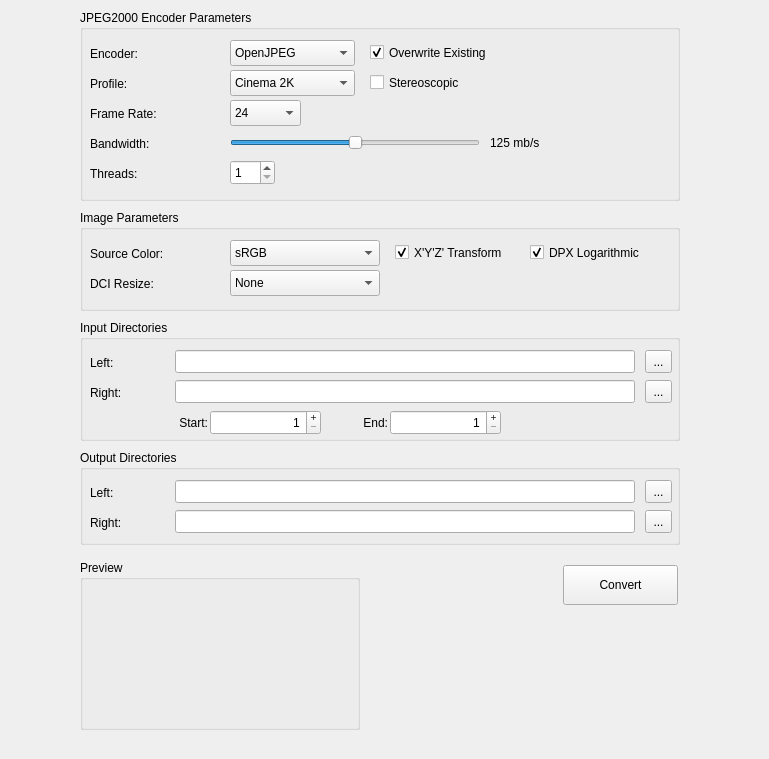
        <widget class="QWidget" name="j2kTab">
         <attribute name="title">
          <string notr="true">JPEG2000</string>
         </attribute>
         <widget class="QWidget" name="widget" native="true">
          <property name="geometry">
           <rect>
            <x>0</x>
            <y>0</y>
            <width>760</width>
            <height>750</height>
           </rect>
          </property>
          <widget class="QGroupBox" name="inputGroupBox">
           <property name="geometry">
            <rect>
             <x>80</x>
             <y>320</y>
             <width>600</width>
             <height>121</height>
            </rect>
           </property>
           <property name="title">
            <string>Input Directories</string>
           </property>
           <widget class="QLabel" name="inImageLeft">
            <property name="geometry">
             <rect>
              <x>10</x>
              <y>30</y>
              <width>80</width>
              <height>25</height>
             </rect>
            </property>
            <property name="sizePolicy">
             <sizepolicy hsizetype="Preferred" vsizetype="Fixed">
              <horstretch>0</horstretch>
              <verstretch>25</verstretch>
             </sizepolicy>
            </property>
            <property name="minimumSize">
             <size>
              <width>0</width>
              <height>25</height>
             </size>
            </property>
            <property name="text">
             <string>Left:</string>
            </property>
           </widget>
           <widget class="QLineEdit" name="inImageLeftEdit">
            <property name="geometry">
             <rect>
              <x>95</x>
              <y>30</y>
              <width>460</width>
              <height>23</height>
             </rect>
            </property>
            <property name="sizePolicy">
             <sizepolicy hsizetype="Expanding" vsizetype="Fixed">
              <horstretch>0</horstretch>
              <verstretch>25</verstretch>
             </sizepolicy>
            </property>
            <property name="readOnly">
             <bool>true</bool>
            </property>
           </widget>
           <widget class="QToolButton" name="inImageLeftButton">
            <property name="geometry">
             <rect>
              <x>565</x>
              <y>30</y>
              <width>27</width>
              <height>23</height>
             </rect>
            </property>
            <property name="sizePolicy">
             <sizepolicy hsizetype="Fixed" vsizetype="Fixed">
              <horstretch>27</horstretch>
              <verstretch>25</verstretch>
             </sizepolicy>
            </property>
            <property name="text">
             <string notr="true">...</string>
            </property>
           </widget>
           <widget class="QLabel" name="inImageRight">
            <property name="geometry">
             <rect>
              <x>10</x>
              <y>60</y>
              <width>80</width>
              <height>25</height>
             </rect>
            </property>
            <property name="sizePolicy">
             <sizepolicy hsizetype="Preferred" vsizetype="Fixed">
              <horstretch>0</horstretch>
              <verstretch>25</verstretch>
             </sizepolicy>
            </property>
            <property name="minimumSize">
             <size>
              <width>0</width>
              <height>25</height>
             </size>
            </property>
            <property name="text">
             <string>Right:</string>
            </property>
           </widget>
           <widget class="QLineEdit" name="inImageRightEdit">
            <property name="geometry">
             <rect>
              <x>95</x>
              <y>60</y>
              <width>460</width>
              <height>23</height>
             </rect>
            </property>
            <property name="sizePolicy">
             <sizepolicy hsizetype="Expanding" vsizetype="Fixed">
              <horstretch>0</horstretch>
              <verstretch>25</verstretch>
             </sizepolicy>
            </property>
            <property name="readOnly">
             <bool>true</bool>
            </property>
           </widget>
           <widget class="QToolButton" name="inImageRightButton">
            <property name="geometry">
             <rect>
              <x>565</x>
              <y>60</y>
              <width>27</width>
              <height>23</height>
             </rect>
            </property>
            <property name="sizePolicy">
             <sizepolicy hsizetype="Fixed" vsizetype="Fixed">
              <horstretch>27</horstretch>
              <verstretch>25</verstretch>
             </sizepolicy>
            </property>
            <property name="text">
             <string notr="true">...</string>
            </property>
           </widget>
           <widget class="QSpinBox" name="startSpinBox">
            <property name="geometry">
             <rect>
              <x>130</x>
              <y>90</y>
              <width>111</width>
              <height>25</height>
             </rect>
            </property>
            <property name="alignment">
             <set>Qt::AlignRight|Qt::AlignTrailing|Qt::AlignVCenter</set>
            </property>
            <property name="buttonSymbols">
             <enum>QAbstractSpinBox::PlusMinus</enum>
            </property>
            <property name="suffix">
             <string notr="true"/>
            </property>
            <property name="prefix">
             <string notr="true"/>
            </property>
            <property name="minimum">
             <number>1</number>
            </property>
            <property name="maximum">
             <number>999999</number>
            </property>
           </widget>
           <widget class="QLabel" name="startLabel">
            <property name="geometry">
             <rect>
              <x>68</x>
              <y>90</y>
              <width>60</width>
              <height>25</height>
             </rect>
            </property>
            <property name="text">
             <string>Start:</string>
            </property>
            <property name="alignment">
             <set>Qt::AlignRight|Qt::AlignTrailing|Qt::AlignVCenter</set>
            </property>
           </widget>
           <widget class="QLabel" name="endLabel">
            <property name="geometry">
             <rect>
              <x>248</x>
              <y>90</y>
              <width>60</width>
              <height>25</height>
             </rect>
            </property>
            <property name="text">
             <string>End:</string>
            </property>
            <property name="alignment">
             <set>Qt::AlignRight|Qt::AlignTrailing|Qt::AlignVCenter</set>
            </property>
           </widget>
           <widget class="QSpinBox" name="endSpinBox">
            <property name="geometry">
             <rect>
              <x>310</x>
              <y>90</y>
              <width>111</width>
              <height>25</height>
             </rect>
            </property>
            <property name="alignment">
             <set>Qt::AlignRight|Qt::AlignTrailing|Qt::AlignVCenter</set>
            </property>
            <property name="buttonSymbols">
             <enum>QAbstractSpinBox::PlusMinus</enum>
            </property>
            <property name="suffix">
             <string notr="true"/>
            </property>
            <property name="prefix">
             <string notr="true"/>
            </property>
            <property name="minimum">
             <number>1</number>
            </property>
            <property name="maximum">
             <number>999999</number>
            </property>
           </widget>
          </widget>
          <widget class="QGroupBox" name="encoderGroup">
           <property name="geometry">
            <rect>
             <x>80</x>
             <y>10</y>
             <width>600</width>
             <height>191</height>
            </rect>
           </property>
           <property name="title">
            <string>JPEG2000 Encoder Parameters</string>
           </property>
           <widget class="QLabel" name="bwValueLabel">
            <property name="geometry">
             <rect>
              <x>410</x>
              <y>120</y>
              <width>63</width>
              <height>25</height>
             </rect>
            </property>
            <property name="sizePolicy">
             <sizepolicy hsizetype="Preferred" vsizetype="Preferred">
              <horstretch>0</horstretch>
              <verstretch>25</verstretch>
             </sizepolicy>
            </property>
            <property name="minimumSize">
             <size>
              <width>0</width>
              <height>25</height>
             </size>
            </property>
            <property name="maximumSize">
             <size>
              <width>16777215</width>
              <height>25</height>
             </size>
            </property>
            <property name="text">
             <string notr="true">125 mb/s</string>
            </property>
            <property name="indent">
             <number>0</number>
            </property>
           </widget>
           <widget class="QLabel" name="frameRateLabel">
            <property name="geometry">
             <rect>
              <x>10</x>
              <y>90</y>
              <width>125</width>
              <height>27</height>
             </rect>
            </property>
            <property name="sizePolicy">
             <sizepolicy hsizetype="Preferred" vsizetype="Fixed">
              <horstretch>0</horstretch>
              <verstretch>0</verstretch>
             </sizepolicy>
            </property>
            <property name="minimumSize">
             <size>
              <width>0</width>
              <height>27</height>
             </size>
            </property>
            <property name="text">
             <string>Frame Rate:</string>
            </property>
           </widget>
           <widget class="QLabel" name="encoderLabel">
            <property name="geometry">
             <rect>
              <x>10</x>
              <y>30</y>
              <width>125</width>
              <height>27</height>
             </rect>
            </property>
            <property name="sizePolicy">
             <sizepolicy hsizetype="Fixed" vsizetype="Fixed">
              <horstretch>0</horstretch>
              <verstretch>0</verstretch>
             </sizepolicy>
            </property>
            <property name="minimumSize">
             <size>
              <width>0</width>
              <height>27</height>
             </size>
            </property>
            <property name="maximumSize">
             <size>
              <width>16777215</width>
              <height>25</height>
             </size>
            </property>
            <property name="text">
             <string>Encoder:</string>
            </property>
           </widget>
           <widget class="QComboBox" name="encoderComboBox">
            <property name="geometry">
             <rect>
              <x>150</x>
              <y>30</y>
              <width>125</width>
              <height>26</height>
             </rect>
            </property>
            <property name="sizePolicy">
             <sizepolicy hsizetype="Preferred" vsizetype="Fixed">
              <horstretch>0</horstretch>
              <verstretch>25</verstretch>
             </sizepolicy>
            </property>
            <property name="minimumSize">
             <size>
              <width>0</width>
              <height>25</height>
             </size>
            </property>
            <property name="maximumSize">
             <size>
              <width>16777215</width>
              <height>27</height>
             </size>
            </property>
            <property name="editable">
             <bool>false</bool>
            </property>
            <item>
             <property name="text">
              <string notr="true">OpenJPEG</string>
             </property>
            </item>
            <item>
             <property name="text">
              <string notr="true">Kakadu</string>
             </property>
            </item>
           </widget>
           <widget class="QSlider" name="bwSlider">
            <property name="geometry">
             <rect>
              <x>150</x>
              <y>120</y>
              <width>250</width>
              <height>25</height>
             </rect>
            </property>
            <property name="sizePolicy">
             <sizepolicy hsizetype="Preferred" vsizetype="Fixed">
              <horstretch>0</horstretch>
              <verstretch>25</verstretch>
             </sizepolicy>
            </property>
            <property name="minimumSize">
             <size>
              <width>0</width>
              <height>25</height>
             </size>
            </property>
            <property name="maximumSize">
             <size>
              <width>16777215</width>
              <height>25</height>
             </size>
            </property>
            <property name="minimum">
             <number>0</number>
            </property>
            <property name="maximum">
             <number>250</number>
            </property>
            <property name="value">
             <number>125</number>
            </property>
            <property name="tracking">
             <bool>true</bool>
            </property>
            <property name="orientation">
             <enum>Qt::Horizontal</enum>
            </property>
            <property name="tickPosition">
             <enum>QSlider::NoTicks</enum>
            </property>
           </widget>
           <widget class="QSpinBox" name="threadsSpinBox">
            <property name="geometry">
             <rect>
              <x>150</x>
              <y>150</y>
              <width>45</width>
              <height>25</height>
             </rect>
            </property>
            <property name="sizePolicy">
             <sizepolicy hsizetype="Preferred" vsizetype="Fixed">
              <horstretch>0</horstretch>
              <verstretch>25</verstretch>
             </sizepolicy>
            </property>
            <property name="minimumSize">
             <size>
              <width>0</width>
              <height>25</height>
             </size>
            </property>
            <property name="suffix">
             <string notr="true"/>
            </property>
            <property name="prefix">
             <string notr="true"/>
            </property>
            <property name="minimum">
             <number>1</number>
            </property>
           </widget>
           <widget class="QCheckBox" name="stereoscopicCheckBox">
            <property name="geometry">
             <rect>
              <x>290</x>
              <y>60</y>
              <width>190</width>
              <height>25</height>
             </rect>
            </property>
            <property name="sizePolicy">
             <sizepolicy hsizetype="Maximum" vsizetype="Fixed">
              <horstretch>0</horstretch>
              <verstretch>25</verstretch>
             </sizepolicy>
            </property>
            <property name="minimumSize">
             <size>
              <width>0</width>
              <height>25</height>
             </size>
            </property>
            <property name="toolTip">
             <string>Stereoscopic image sequence</string>
            </property>
            <property name="text">
             <string>Stereoscopic</string>
            </property>
           </widget>
           <widget class="QLabel" name="profileLabel">
            <property name="geometry">
             <rect>
              <x>10</x>
              <y>60</y>
              <width>125</width>
              <height>27</height>
             </rect>
            </property>
            <property name="sizePolicy">
             <sizepolicy hsizetype="Fixed" vsizetype="Fixed">
              <horstretch>0</horstretch>
              <verstretch>0</verstretch>
             </sizepolicy>
            </property>
            <property name="minimumSize">
             <size>
              <width>0</width>
              <height>27</height>
             </size>
            </property>
            <property name="maximumSize">
             <size>
              <width>16777215</width>
              <height>25</height>
             </size>
            </property>
            <property name="text">
             <string>Profile:</string>
            </property>
           </widget>
           <widget class="QComboBox" name="profileComboBox">
            <property name="geometry">
             <rect>
              <x>150</x>
              <y>60</y>
              <width>125</width>
              <height>26</height>
             </rect>
            </property>
            <property name="sizePolicy">
             <sizepolicy hsizetype="Preferred" vsizetype="Fixed">
              <horstretch>0</horstretch>
              <verstretch>25</verstretch>
             </sizepolicy>
            </property>
            <property name="minimumSize">
             <size>
              <width>0</width>
              <height>25</height>
             </size>
            </property>
            <property name="maximumSize">
             <size>
              <width>16777215</width>
              <height>27</height>
             </size>
            </property>
            <item>
             <property name="text">
              <string notr="true">Cinema 2K</string>
             </property>
            </item>
            <item>
             <property name="text">
              <string notr="true">Cinema 4K</string>
             </property>
            </item>
           </widget>
           <widget class="QLabel" name="bwLabel">
            <property name="geometry">
             <rect>
              <x>10</x>
              <y>120</y>
              <width>125</width>
              <height>27</height>
             </rect>
            </property>
            <property name="sizePolicy">
             <sizepolicy hsizetype="Fixed" vsizetype="Fixed">
              <horstretch>0</horstretch>
              <verstretch>0</verstretch>
             </sizepolicy>
            </property>
            <property name="minimumSize">
             <size>
              <width>0</width>
              <height>27</height>
             </size>
            </property>
            <property name="maximumSize">
             <size>
              <width>16777215</width>
              <height>25</height>
             </size>
            </property>
            <property name="text">
             <string>Bandwidth:</string>
            </property>
           </widget>
           <widget class="QLabel" name="threadsLabel">
            <property name="geometry">
             <rect>
              <x>10</x>
              <y>150</y>
              <width>125</width>
              <height>27</height>
             </rect>
            </property>
            <property name="sizePolicy">
             <sizepolicy hsizetype="Preferred" vsizetype="Fixed">
              <horstretch>0</horstretch>
              <verstretch>0</verstretch>
             </sizepolicy>
            </property>
            <property name="text">
             <string notr="true">Threads:</string>
            </property>
           </widget>
           <widget class="QCheckBox" name="overwritej2kCB">
            <property name="geometry">
             <rect>
              <x>290</x>
              <y>30</y>
              <width>190</width>
              <height>25</height>
             </rect>
            </property>
            <property name="sizePolicy">
             <sizepolicy hsizetype="Fixed" vsizetype="Fixed">
              <horstretch>0</horstretch>
              <verstretch>25</verstretch>
             </sizepolicy>
            </property>
            <property name="minimumSize">
             <size>
              <width>0</width>
              <height>25</height>
             </size>
            </property>
            <property name="toolTip">
             <string>Overwrite existing j2c files. Uncheck if you are resuming a previous conversion, which will save time.</string>
            </property>
            <property name="text">
             <string>Overwrite Existing</string>
            </property>
            <property name="checked">
             <bool>true</bool>
            </property>
           </widget>
           <widget class="QComboBox" name="frameRateComboBox">
            <property name="geometry">
             <rect>
              <x>150</x>
              <y>90</y>
              <width>71</width>
              <height>26</height>
             </rect>
            </property>
            <property name="sizePolicy">
             <sizepolicy hsizetype="Preferred" vsizetype="Fixed">
              <horstretch>0</horstretch>
              <verstretch>25</verstretch>
             </sizepolicy>
            </property>
            <property name="minimumSize">
             <size>
              <width>0</width>
              <height>25</height>
             </size>
            </property>
            <item>
             <property name="text">
              <string notr="true">24</string>
             </property>
            </item>
            <item>
             <property name="text">
              <string notr="true">25</string>
             </property>
            </item>
            <item>
             <property name="text">
              <string notr="true">30</string>
             </property>
            </item>
            <item>
             <property name="text">
              <string notr="true">48</string>
             </property>
            </item>
            <item>
             <property name="text">
              <string notr="true">50</string>
             </property>
            </item>
            <item>
             <property name="text">
              <string notr="true">60</string>
             </property>
            </item>
           </widget>
          </widget>
          <widget class="QGroupBox" name="outputGroupBox">
           <property name="geometry">
            <rect>
             <x>80</x>
             <y>450</y>
             <width>600</width>
             <height>95</height>
            </rect>
           </property>
           <property name="title">
            <string>Output Directories</string>
           </property>
           <widget class="QLabel" name="outJ2kLeft">
            <property name="geometry">
             <rect>
              <x>10</x>
              <y>30</y>
              <width>80</width>
              <height>25</height>
             </rect>
            </property>
            <property name="minimumSize">
             <size>
              <width>0</width>
              <height>25</height>
             </size>
            </property>
            <property name="text">
             <string>Left:</string>
            </property>
           </widget>
           <widget class="QLineEdit" name="outJ2kLeftEdit">
            <property name="geometry">
             <rect>
              <x>95</x>
              <y>30</y>
              <width>460</width>
              <height>23</height>
             </rect>
            </property>
            <property name="readOnly">
             <bool>true</bool>
            </property>
           </widget>
           <widget class="QToolButton" name="outJ2kLeftButton">
            <property name="geometry">
             <rect>
              <x>565</x>
              <y>30</y>
              <width>27</width>
              <height>23</height>
             </rect>
            </property>
            <property name="text">
             <string notr="true">...</string>
            </property>
           </widget>
           <widget class="QLabel" name="outJ2kRight">
            <property name="geometry">
             <rect>
              <x>10</x>
              <y>60</y>
              <width>80</width>
              <height>25</height>
             </rect>
            </property>
            <property name="minimumSize">
             <size>
              <width>0</width>
              <height>25</height>
             </size>
            </property>
            <property name="text">
             <string>Right:</string>
            </property>
           </widget>
           <widget class="QLineEdit" name="outJ2kRightEdit">
            <property name="geometry">
             <rect>
              <x>95</x>
              <y>60</y>
              <width>460</width>
              <height>23</height>
             </rect>
            </property>
            <property name="readOnly">
             <bool>true</bool>
            </property>
           </widget>
           <widget class="QToolButton" name="outJ2kRightButton">
            <property name="geometry">
             <rect>
              <x>565</x>
              <y>60</y>
              <width>27</width>
              <height>23</height>
             </rect>
            </property>
            <property name="text">
             <string notr="true">...</string>
            </property>
           </widget>
          </widget>
          <widget class="QPushButton" name="encodeButton">
           <property name="geometry">
            <rect>
             <x>563</x>
             <y>565</y>
             <width>115</width>
             <height>40</height>
            </rect>
           </property>
           <property name="text">
            <string>Convert</string>
           </property>
          </widget>
          <widget class="QGroupBox" name="previewGroupBox">
           <property name="geometry">
            <rect>
             <x>80</x>
             <y>560</y>
             <width>280</width>
             <height>170</height>
            </rect>
           </property>
           <property name="title">
            <string>Preview</string>
           </property>
           <widget class="QLabel" name="previewLabel">
            <property name="geometry">
             <rect>
              <x>5</x>
              <y>22</y>
              <width>270</width>
              <height>143</height>
             </rect>
            </property>
            <property name="sizePolicy">
             <sizepolicy hsizetype="Fixed" vsizetype="Fixed">
              <horstretch>0</horstretch>
              <verstretch>0</verstretch>
             </sizepolicy>
            </property>
            <property name="text">
             <string/>
            </property>
            <property name="scaledContents">
             <bool>false</bool>
            </property>
            <property name="alignment">
             <set>Qt::AlignCenter</set>
            </property>
           </widget>
          </widget>
          <widget class="QGroupBox" name="groupBox_3">
           <property name="geometry">
            <rect>
             <x>80</x>
             <y>210</y>
             <width>600</width>
             <height>101</height>
            </rect>
           </property>
           <property name="title">
            <string>Image Parameters</string>
           </property>
           <widget class="QComboBox" name="colorComboBox">
            <property name="geometry">
             <rect>
              <x>150</x>
              <y>30</y>
              <width>150</width>
              <height>26</height>
             </rect>
            </property>
            <item>
             <property name="text">
              <string notr="true">sRGB</string>
             </property>
            </item>
            <item>
             <property name="text">
              <string notr="true">Rec. 709</string>
             </property>
            </item>
           </widget>
           <widget class="QCheckBox" name="xyzCheckBox">
            <property name="geometry">
             <rect>
              <x>315</x>
              <y>30</y>
              <width>131</width>
              <height>25</height>
             </rect>
            </property>
            <property name="sizePolicy">
             <sizepolicy hsizetype="Maximum" vsizetype="Fixed">
              <horstretch>0</horstretch>
              <verstretch>25</verstretch>
             </sizepolicy>
            </property>
            <property name="minimumSize">
             <size>
              <width>0</width>
              <height>25</height>
             </size>
            </property>
            <property name="maximumSize">
             <size>
              <width>16777215</width>
              <height>25</height>
             </size>
            </property>
            <property name="toolTip">
             <string>Perform RGB to X'Y'Z' colorspace conversion</string>
            </property>
            <property name="text">
             <string>X'Y'Z' Transform</string>
            </property>
            <property name="checked">
             <bool>true</bool>
            </property>
           </widget>
           <widget class="QCheckBox" name="dpxLogCheckBox">
            <property name="geometry">
             <rect>
              <x>450</x>
              <y>30</y>
              <width>140</width>
              <height>25</height>
             </rect>
            </property>
            <property name="sizePolicy">
             <sizepolicy hsizetype="Maximum" vsizetype="Fixed">
              <horstretch>0</horstretch>
              <verstretch>25</verstretch>
             </sizepolicy>
            </property>
            <property name="minimumSize">
             <size>
              <width>0</width>
              <height>25</height>
             </size>
            </property>
            <property name="maximumSize">
             <size>
              <width>16777215</width>
              <height>25</height>
             </size>
            </property>
            <property name="toolTip">
             <string>If input is DPX, use logarithmic conversion</string>
            </property>
            <property name="text">
             <string notr="true">DPX Logarithmic</string>
            </property>
            <property name="checked">
             <bool>true</bool>
            </property>
           </widget>
           <widget class="QLabel" name="colorLabel">
            <property name="geometry">
             <rect>
              <x>10</x>
              <y>30</y>
              <width>141</width>
              <height>27</height>
             </rect>
            </property>
            <property name="sizePolicy">
             <sizepolicy hsizetype="Maximum" vsizetype="Fixed">
              <horstretch>0</horstretch>
              <verstretch>0</verstretch>
             </sizepolicy>
            </property>
            <property name="text">
             <string>Source Color:</string>
            </property>
           </widget>
           <widget class="QLabel" name="dciResizeLabel">
            <property name="geometry">
             <rect>
              <x>10</x>
              <y>60</y>
              <width>141</width>
              <height>27</height>
             </rect>
            </property>
            <property name="sizePolicy">
             <sizepolicy hsizetype="Maximum" vsizetype="Fixed">
              <horstretch>0</horstretch>
              <verstretch>0</verstretch>
             </sizepolicy>
            </property>
            <property name="text">
             <string>DCI Resize:</string>
            </property>
           </widget>
           <widget class="QComboBox" name="resizeComboBox">
            <property name="geometry">
             <rect>
              <x>150</x>
              <y>60</y>
              <width>150</width>
              <height>26</height>
             </rect>
            </property>
            <item>
             <property name="text">
              <string>None</string>
             </property>
            </item>
            <item>
             <property name="text">
              <string>Nearest Pixel</string>
             </property>
            </item>
           </widget>
          </widget>
         </widget>
        </widget>
